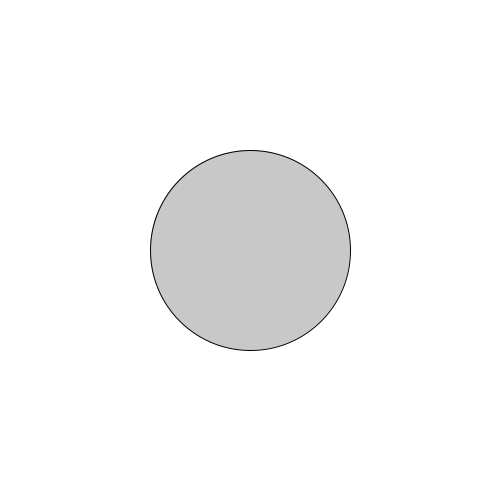
Frame 1 (no input)
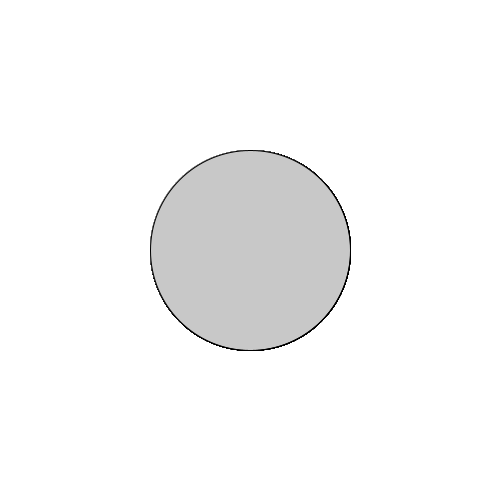
Frame 60 (the mouse pressed at the canvas centre just before this capture)
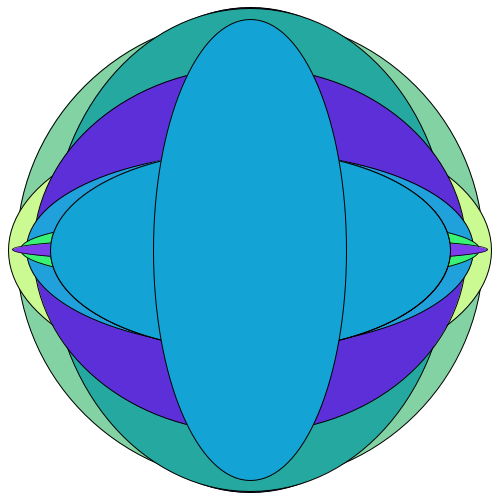
Frame 120 (the mouse held since frame 60 and released just before this capture)

The Processing sketch that drew these frames (run headless with seeded random() and noise(); from frame 60 on, the mouse is pressed at the canvas centre):

// Processing sketch: processing_31301
// ── processing_31301.pde


float x;
float y;
float dia = 200;
float radius = dia/2;
color col = color(200);
 
 
void setup() {  
  size(500,500);
  background(255);  
   
}
 
void draw() {  
   x = width/2;
   y = height/2;
  fill(col);
  ellipse(x,y,dia,dia);
  
  if(mousePressed == true) { //add some interaction
    if(mouseX > x-radius && mouseY< x+radius && mouseY > y-radius && mouseY < y+radius){
    col = (color(random(225),random(255),random(255)));
      ellipse(x,y,400,dia);
      ellipse(x,y,random(500),random(500));

  
  }
    }
    }

  
  
